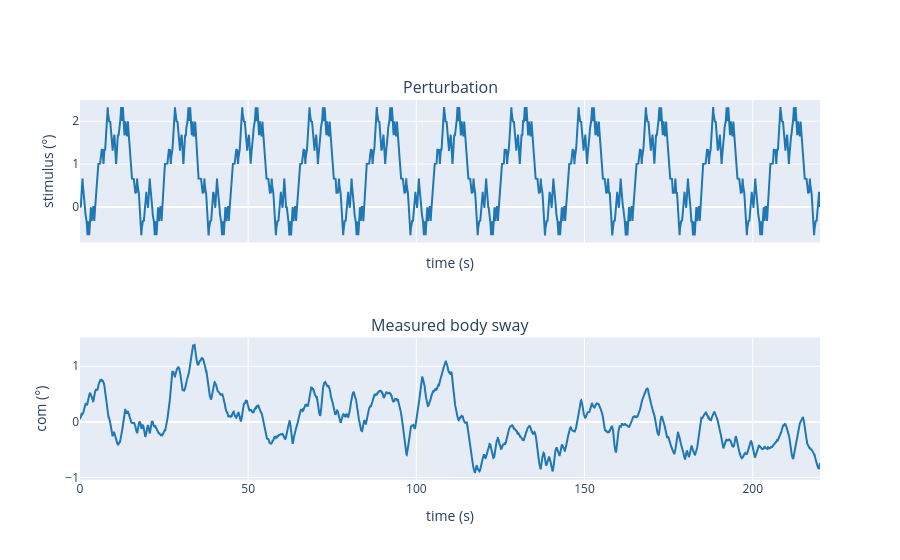

Notebook code for this chart:
### Code cell
# This script demonstrates how to load and visualize data from a CSV file using BalancePy.
# It uses the `getdata_legacy` function, which is designed to read data from a CSV file 
# which is output of the anaropia legacy version, which can be downloaded e.g. here:
# https://github.com/PostureControlLab/anaropia-rfm

# Load the data
filename = 'data/d2_vis3.csv'
height = 1.71
weight = 65.5

com, stim, time = bp.getdata_legacy(
    filename = filename,
    body_height = height,
    cut_to_cycles = False)

# Create Figure of recorded data (excluding first cycle, which is omitted to avoid transients)
fig = make_subplots(rows=2, cols=1, shared_xaxes=True, subplot_titles=("Perturbation", "Measured body sway"))
# Plot stim over time
fig.add_trace(go.Scatter(x=time, y=stim, mode='lines', showlegend=False, line=dict(color='#1f77b4')), row=1, col=1)
fig.update_yaxes(title_text='stimulus (°)', row=1, col=1)
fig.update_xaxes(title_text='time (s)', row=1, col=1)
# Plot com over time
fig.add_trace(go.Scatter(x=time, y=com, mode='lines', showlegend=False, line=dict(color='#1f77b4')), row=2, col=1)
fig.update_yaxes(title_text='com (°)', row=2, col=1)
fig.update_xaxes(title_text='time (s)', row=2, col=1)

fig.show()

### Figure 1 — Plotly figure (JSON) as saved in the notebook; plotly's stock layout.template omitted (floating-point values rounded to 4 significant figures; data arrays with more than 128 entries replaced by an {"elided": "..."} marker saying what was removed)
{"data": [{"line": {"color": "#1f77b4"}, "mode": "lines", "showlegend": false, "type": "scatter", "x": {"elided": "19800 float values"}, "xaxis": "x", "y": {"elided": "19800 float values"}, "yaxis": "y"}, {"line": {"color": "#1f77b4"}, "mode": "lines", "showlegend": false, "type": "scatter", "x": {"elided": "19800 float values"}, "xaxis": "x2", "y": {"elided": "19800 float values"}, "yaxis": "y2"}], "layout": {"annotations": [{"font": {"size": 16}, "showarrow": false, "text": "Perturbation", "x": 0.5, "xanchor": "center", "xref": "paper", "y": 1, "yanchor": "bottom", "yref": "paper"}, {"font": {"size": 16}, "showarrow": false, "text": "Measured body sway", "x": 0.5, "xanchor": "center", "xref": "paper", "y": 0.375, "yanchor": "bottom", "yref": "paper"}], "xaxis": {"anchor": "y", "domain": [0, 1], "matches": "x2", "showticklabels": false, "title": {"text": "time (s)"}}, "xaxis2": {"anchor": "y2", "domain": [0, 1], "title": {"text": "time (s)"}}, "yaxis": {"anchor": "x", "domain": [0.625, 1], "title": {"text": "stimulus (°)"}}, "yaxis2": {"anchor": "x2", "domain": [0, 0.375], "title": {"text": "com (°)"}}}}
